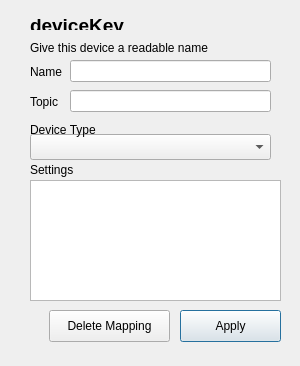
<?xml version="1.0" encoding="UTF-8"?>
<ui version="4.0">
 <class>dsDeviceMapDialog</class>
 <widget class="QDialog" name="dsDeviceMapDialog">
  <property name="geometry">
   <rect>
    <x>0</x>
    <y>0</y>
    <width>300</width>
    <height>366</height>
   </rect>
  </property>
  <property name="sizePolicy">
   <sizepolicy hsizetype="Preferred" vsizetype="Preferred">
    <horstretch>0</horstretch>
    <verstretch>0</verstretch>
   </sizepolicy>
  </property>
  <property name="maximumSize">
   <size>
    <width>300</width>
    <height>16777215</height>
   </size>
  </property>
  <property name="windowTitle">
   <string>Device Mapping</string>
  </property>
  <property name="currentTabName" stdset="0">
   <string notr="true">Fubar</string>
  </property>
  <widget class="QComboBox" name="deviceType">
   <property name="geometry">
    <rect>
     <x>30</x>
     <y>134</y>
     <width>241</width>
     <height>26</height>
    </rect>
   </property>
  </widget>
  <widget class="QLabel" name="deviceTypeLabel">
   <property name="geometry">
    <rect>
     <x>30</x>
     <y>120</y>
     <width>201</width>
     <height>20</height>
    </rect>
   </property>
   <property name="toolTip">
    <string>&lt;html&gt;&lt;head/&gt;&lt;body&gt;&lt;p&gt;Set the device type from the list of available devices&lt;/p&gt;&lt;/body&gt;&lt;/html&gt;</string>
   </property>
   <property name="text">
    <string>Device Type</string>
   </property>
  </widget>
  <widget class="QLineEdit" name="name">
   <property name="geometry">
    <rect>
     <x>70</x>
     <y>60</y>
     <width>201</width>
     <height>22</height>
    </rect>
   </property>
   <property name="sizePolicy">
    <sizepolicy hsizetype="Fixed" vsizetype="Fixed">
     <horstretch>0</horstretch>
     <verstretch>0</verstretch>
    </sizepolicy>
   </property>
   <property name="acceptDrops">
    <bool>false</bool>
   </property>
   <property name="toolTip">
    <string>&lt;html&gt;&lt;head/&gt;&lt;body&gt;&lt;p&gt;Provide a Name for this device - i.e. if it's a Tank level sensor in the top paddock, it could ne named Top Tank Level&lt;/p&gt;&lt;/body&gt;&lt;/html&gt;</string>
   </property>
  </widget>
  <widget class="QLabel" name="nameLabel">
   <property name="geometry">
    <rect>
     <x>30</x>
     <y>64</y>
     <width>41</width>
     <height>16</height>
    </rect>
   </property>
   <property name="toolTip">
    <string>&lt;html&gt;&lt;head/&gt;&lt;body&gt;&lt;p&gt;Devices require a custom name and must be assigned a type&lt;/p&gt;&lt;p&gt;The name will form the basis of the MQTT Topic that gets piublished.&lt;/p&gt;&lt;p&gt;For example Water Tank 1 will be converteed to the Topic name /digisense/water/tank/1&lt;/p&gt;&lt;/body&gt;&lt;/html&gt;</string>
   </property>
   <property name="text">
    <string>Name</string>
   </property>
  </widget>
  <widget class="QPushButton" name="applyButton">
   <property name="geometry">
    <rect>
     <x>180</x>
     <y>310</y>
     <width>101</width>
     <height>32</height>
    </rect>
   </property>
   <property name="text">
    <string>Apply</string>
   </property>
  </widget>
  <widget class="QLineEdit" name="topic">
   <property name="geometry">
    <rect>
     <x>70</x>
     <y>90</y>
     <width>201</width>
     <height>22</height>
    </rect>
   </property>
   <property name="toolTip">
    <string>&lt;html&gt;&lt;head/&gt;&lt;body&gt;&lt;p&gt;MQTT Topic name. This can be subscribed to and displayed in the Layer&lt;/p&gt;&lt;/body&gt;&lt;/html&gt;</string>
   </property>
   <property name="inputMethodHints">
    <set>Qt::ImhDialableCharactersOnly|Qt::ImhEmailCharactersOnly|Qt::ImhLowercaseOnly|Qt::ImhNoPredictiveText|Qt::ImhUppercaseOnly|Qt::ImhUrlCharactersOnly</set>
   </property>
  </widget>
  <widget class="QLabel" name="settingsLabel">
   <property name="geometry">
    <rect>
     <x>30</x>
     <y>160</y>
     <width>51</width>
     <height>20</height>
    </rect>
   </property>
   <property name="toolTip">
    <string>&lt;html&gt;&lt;head/&gt;&lt;body&gt;&lt;p&gt;Configure the device settings&lt;/p&gt;&lt;/body&gt;&lt;/html&gt;</string>
   </property>
   <property name="text">
    <string>Settings</string>
   </property>
  </widget>
  <widget class="QLabel" name="deviceKeyLabel">
   <property name="geometry">
    <rect>
     <x>30</x>
     <y>14</y>
     <width>201</width>
     <height>16</height>
    </rect>
   </property>
   <property name="font">
    <font>
     <pointsize>14</pointsize>
     <weight>75</weight>
     <bold>true</bold>
    </font>
   </property>
   <property name="toolTip">
    <string>&lt;html&gt;&lt;head/&gt;&lt;body&gt;&lt;p&gt;Devices require a custom name and must be assigned a type&lt;/p&gt;&lt;p&gt;&lt;br/&gt;&lt;/p&gt;&lt;p&gt;The name will form the basis of the MQTT Topic that gets piublished.&lt;/p&gt;&lt;p&gt;&lt;br/&gt;&lt;/p&gt;&lt;p&gt;For example Water Tank 1 will be converteed to the Topic name /digisense/water/tank/1&lt;/p&gt;&lt;/body&gt;&lt;/html&gt;</string>
   </property>
   <property name="text">
    <string>deviceKey</string>
   </property>
   <property name="textFormat">
    <enum>Qt::RichText</enum>
   </property>
  </widget>
  <widget class="QLabel" name="topicLabel">
   <property name="geometry">
    <rect>
     <x>30</x>
     <y>92</y>
     <width>41</width>
     <height>20</height>
    </rect>
   </property>
   <property name="toolTip">
    <string>&lt;html&gt;&lt;head/&gt;&lt;body&gt;&lt;p&gt;MQTT Topic name. This can be subscribed to and displayed in the Layer&lt;/p&gt;&lt;/body&gt;&lt;/html&gt;</string>
   </property>
   <property name="text">
    <string>Topic</string>
   </property>
  </widget>
  <widget class="QLabel" name="helpText">
   <property name="geometry">
    <rect>
     <x>30</x>
     <y>40</y>
     <width>211</width>
     <height>16</height>
    </rect>
   </property>
   <property name="toolTip">
    <string>&lt;html&gt;&lt;head/&gt;&lt;body&gt;&lt;p&gt;Devices require a custom name and must be assigned a type&lt;/p&gt;&lt;p&gt;&lt;br/&gt;&lt;/p&gt;&lt;p&gt;The name will form the basis of the MQTT Topic that gets piublished.&lt;/p&gt;&lt;p&gt;&lt;br/&gt;&lt;/p&gt;&lt;p&gt;For example Water Tank 1 will be converteed to the Topic name /digisense/water/tank/1&lt;/p&gt;&lt;/body&gt;&lt;/html&gt;</string>
   </property>
   <property name="text">
    <string>Give this device a readable name</string>
   </property>
   <property name="textFormat">
    <enum>Qt::RichText</enum>
   </property>
  </widget>
  <widget class="QTableWidget" name="parameterTable">
   <property name="geometry">
    <rect>
     <x>30</x>
     <y>180</y>
     <width>251</width>
     <height>121</height>
    </rect>
   </property>
   <property name="verticalScrollBarPolicy">
    <enum>Qt::ScrollBarAsNeeded</enum>
   </property>
   <property name="horizontalScrollBarPolicy">
    <enum>Qt::ScrollBarAlwaysOff</enum>
   </property>
   <attribute name="horizontalHeaderVisible">
    <bool>false</bool>
   </attribute>
   <attribute name="horizontalHeaderHighlightSections">
    <bool>false</bool>
   </attribute>
   <attribute name="verticalHeaderVisible">
    <bool>false</bool>
   </attribute>
   <attribute name="verticalHeaderHighlightSections">
    <bool>false</bool>
   </attribute>
  </widget>
  <widget class="QPushButton" name="deleteButton">
   <property name="geometry">
    <rect>
     <x>49</x>
     <y>310</y>
     <width>121</width>
     <height>32</height>
    </rect>
   </property>
   <property name="text">
    <string>Delete Mapping</string>
   </property>
  </widget>
 </widget>
 <resources/>
 <connections/>
</ui>
